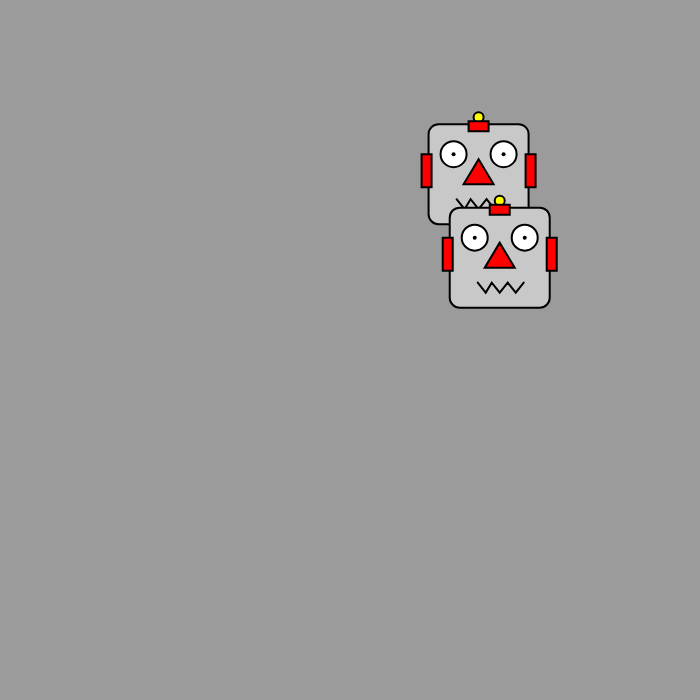
Frame 1 (no input)
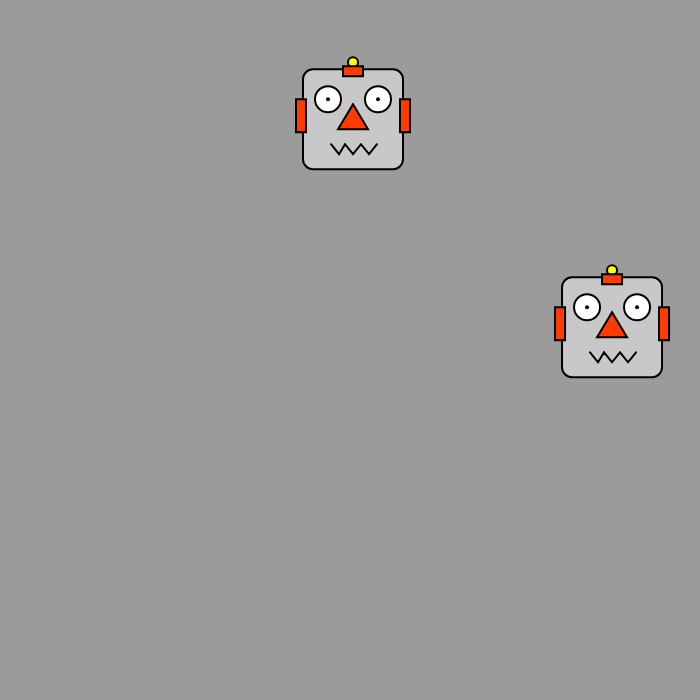
Frame 60 (no input)
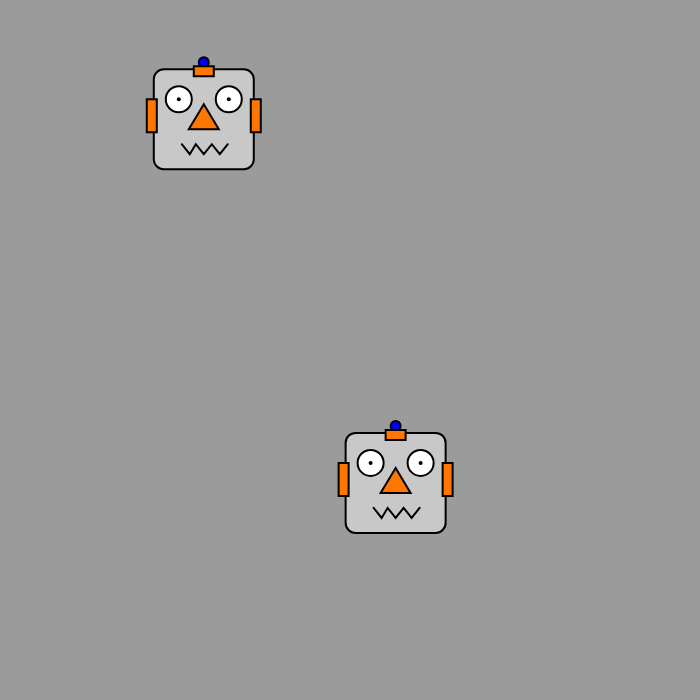
Frame 120 (the mouse pressed at the canvas centre since frame 60)

The p5.js sketch that drew these frames (run headless with seeded random() and noise() and a simulated clock; from frame 60 on, the mouse is pressed at the canvas centre):

// p5.js sketch
// ── sketch.js
let robot1_x, robot1_y, robot1Speed_x, robot1Speed_y, robot2_x,
	robot2_y, robot2Speed_x, robot2Speed_y;

let headStyling;

function setup()
{
	//create a canvas for the robot animation
	createCanvas(700, 700);

	//set starting locations for each robot
	robot1_x = random(0, width - 100);
	robot1_y = random(0, height - 100);

	robot2_x = random(0, width - 100);
	robot2_y = random(0, height - 100);

	//set speed of robot
	robot1Speed_x = random(2, 4);
	robot1Speed_y = random(2, 4);

	robot2Speed_x = random(2, 4);
	robot2Speed_y = random(2, 4);

	//initialise robot head object
	headStyling = {
	antennaColour: [255, 255, 0],
	size: 100,
	stroke: 2,
	earsColour: [255, 0, 0]
	}
}

function draw()
{
	//set animation background and initial stroke weight
	background(155);
	strokeWeight(headStyling.stroke);

	/* --- DRAWING THE ROBOT'S STYLES --- */

	/* --- ROBOT 1 --- */

	//head
	fill(200);
	rect(robot1_x, robot1_y, headStyling.size, headStyling.size, 10);

	//ears
	fill(headStyling.earsColour);
	rect(robot1_x - 7, robot1_y + 30, 10, 33);
	rect(robot1_x + 97, robot1_y + 30, 10, 33);

	//antenna
	fill(headStyling.antennaColour);
	ellipse(robot1_x + 50, robot1_y - 7, 10, 10);
	fill(headStyling.earsColour);
	rect(robot1_x + 40, robot1_y - 3, 20, 10);

	//eyes
	fill(255);
	ellipse(robot1_x + 25, robot1_y + 30, 26, 26);
	strokeWeight(4);
	point(robot1_x + 25, robot1_y + 30);
	strokeWeight(2);
	ellipse(robot1_x + 75, robot1_y + 30, 26, 26);
	strokeWeight(4);
	point(robot1_x + 75, robot1_y + 30);
	strokeWeight(2);

	//nose
	fill(headStyling.earsColour);
	triangle(robot1_x + 50, robot1_y + 35, robot1_x + 35, robot1_y + 60, robot1_x + 65, robot1_y + 60);

	//mouth
	noFill();
	beginShape();
	vertex(robot1_x + 28, robot1_y + 75);
	vertex(robot1_x + 36, robot1_y + 85);
	vertex(robot1_x + 42, robot1_y + 75);
	vertex(robot1_x + 50, robot1_y + 85);
	vertex(robot1_x + 58, robot1_y + 75);
	vertex(robot1_x + 66, robot1_y + 85);
	vertex(robot1_x + 74, robot1_y + 75);
	endShape();

	/* --- ROBOT 2 --- */

	//head
	fill(200);
	rect(robot2_x, robot2_y, headStyling.size, headStyling.size, 10);

	//ears
	fill(headStyling.earsColour);
	rect(robot2_x - 7, robot2_y + 30, 10, 33);
	rect(robot2_x + 97, robot2_y + 30, 10, 33);

	//robots' antennas
	fill(headStyling.antennaColour);
	ellipse(robot2_x + 50, robot2_y - 7, 10, 10);
	fill(headStyling.earsColour);
	rect(robot2_x + 40, robot2_y - 3, 20, 10);

	//eyes
	fill(255);
	ellipse(robot2_x + 25, robot2_y + 30, 26, 26);
	strokeWeight(4);
	point(robot2_x + 25, robot2_y + 30);
	strokeWeight(2);
	ellipse(robot2_x + 75, robot2_y + 30, 26, 26);
	strokeWeight(4);
	point(robot2_x + 75, robot2_y + 30);
	strokeWeight(2);

	//nose
	fill(headStyling.earsColour);
	triangle(robot2_x + 50, robot2_y + 35, robot2_x + 35, robot2_y + 60, robot2_x + 65, robot2_y + 60);

	//mouth
	noFill();
	beginShape();
	vertex(robot2_x + 28, robot2_y + 75);
	vertex(robot2_x + 36, robot2_y + 85);
	vertex(robot2_x + 42, robot2_y + 75);
	vertex(robot2_x + 50, robot2_y + 85);
	vertex(robot2_x + 58, robot2_y + 75);
	vertex(robot2_x + 66, robot2_y + 85);
	vertex(robot2_x + 74, robot2_y + 75);
	endShape();

	/* --- DRAWING THE ROBOT STYLES --- */

	//update the robots location
	robot1_x += robot1Speed_x;
	robot1_y += robot1Speed_y;
	//start robot 2 travelling opposite of robot 1
	robot2_x -= robot2Speed_x;
	robot2_y -= robot2Speed_y;

	/* --- ALTERING ROBOT'S DIRECTIONS --- */

	//switches direction when reaches max width or height
	if(robot1_x >= width - 100){
		robot1Speed_x *= -1;
	}else if(robot1_y >= height - 100){
		robot1Speed_y *= -1;
	}else{
		robot1Speed_x = robot1Speed_x;
		robot1Speed_y = robot1Speed_y;
	}
	
	//switches direction when reaches min on either width or height
	if(robot1_x <= width - width){
		robot1Speed_x *= -1;
	}else if(robot1_y <= height - height){
		robot1Speed_y *= -1;
	}else{
		robot1Speed_x = robot1Speed_x;
		robot1Speed_y = robot1Speed_y;
	}

	//switches direction when reaches max width or height
	if(robot2_x >= width - 100){
		robot2Speed_x *= -1;
	}else if(robot2_y >= height - 100){
		robot2Speed_y *= -1;
	}else{
		robot2Speed_x = robot2Speed_x;
		robot2Speed_y = robot2Speed_y;
	}
	
	//switches direction when reaches min on either width or height
	if(robot2_x <= width - width){
		robot2Speed_x *= -1;
	}else if(robot2_y <= height - height){
		robot2Speed_y *= -1;
	}else{
		robot2Speed_x = robot2Speed_x;
		robot2Speed_y = robot2Speed_y;
	}

	/* --- CHANGE STYLES --- */

	//change antenna colours
	if(robot1_x >= width || robot2_x >= width){
		headStyling.antennaColour = [0,255,0];
	}else if(robot1_y >= height || robot2_y >= height){
		headStyling.antennaColour = [255,255,0];
	}else if(robot1_x <= width-width || robot2_x <= width - width){
		headStyling.antennaColour = [255,0,0];
	}else if(robot1_y <= height - height || robot2_y <= height - height){
		headStyling.antennaColour = [0,0,255];
	}

	//change ears, nose and head block colour

	if(headStyling.earsColour[0] < 255){
		headStyling.earsColour[0] += 1;
	}else if(headStyling.earsColour[0] == 255 && headStyling.earsColour[1] < 255){
		headStyling.earsColour[1] += 1;
	}else if(headStyling.earsColour[0] == 255 && headStyling.earsColour[1] == 255 && headStyling.earsColour[2] < 255){
		headStyling.earsColour[2] += 1;
	}else if(headStyling.earsColour[0] >= 255 && headStyling.earsColour[1] >= 255 && headStyling.earsColour[2] >= 255){
		headStyling.earsColour = [255,0,0];
	}
}
